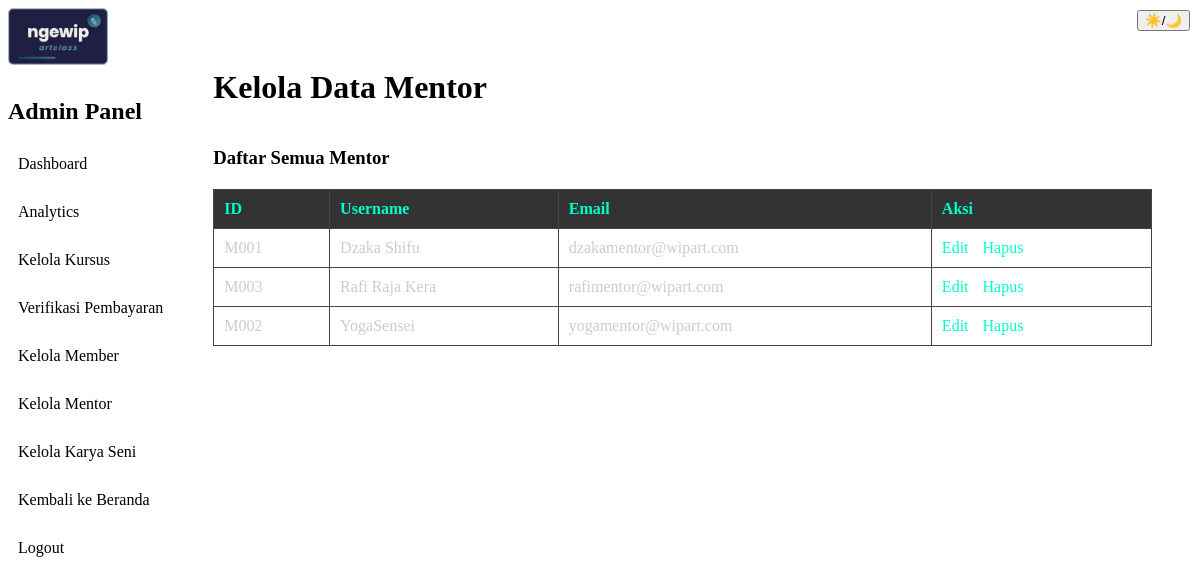
The page /ngewipArtClass_v2/NGEWIPEA/pages/admin/kelola_mentor.php (signed in) on the database its author committed.
### tables this page shows
CREATE TABLE `mentor` (
  `id_mentor` varchar(5) NOT NULL,
  `username` varchar(50) NOT NULL,
  `email` varchar(50) NOT NULL,
  `password` varchar(255) NOT NULL
);

### ngewipArtClass_v2/NGEWIPEA/pages/admin/kelola_mentor.php (the view, shortened to what this page needs)
<?php
include '../../database/db.php';
$daftar_mentor = [];
$query_all_mentor = "SELECT id_mentor, username, email FROM mentor ORDER BY username ASC";
$hasil_all_mentor = mysqli_query($conn, $query_all_mentor);
if ($hasil_all_mentor) {
    while($row = mysqli_fetch_assoc($hasil_all_mentor)){
        $daftar_mentor[] = $row;
    }
}
?>
<!DOCTYPE html>
<html lang="id">
<head>
  <link rel="stylesheet" href="../../assets/css/admin.css" />
</head>
<body>
<button id="modeToggle" style="position: fixed; top: 10px; right: 10px; z-index: 200;">☀️/🌙</button>
  <div class="admin-container">
    <aside class="sidebar">
      <img src="../../assets/images/logo.png" class="logo" alt="Logo" />
      <h2>Admin Panel</h2>
      <nav>
        <a href="dashboard.php">Dashboard</a>
        <a href="analytics.php">Analytics</a>
        <a href="kelola_kursus.php">Kelola Kursus</a>
        <a href="verifikasi_pembayaran.php">Verifikasi Pembayaran</a>
        <a href="kelola_member.php">Kelola Member</a>
        <a href="kelola_mentor.php" class="active">Kelola Mentor</a>
        <a href="kelola_karya_seni.php">Kelola Karya Seni</a>
        <a href="../../guest/index.php">Kembali ke Beranda</a>
        <a href="../../guest/logout.php">Logout</a>
      </nav>
    </aside>
    <main class="main-content">
      <header><h1>Kelola Data Mentor</h1></header>
      <div class="table-container">
        <h3>Daftar Semua Mentor</h3>
        <table>
            <thead><tr><th>ID</th><th>Username</th><th>Email</th><th>Aksi</th></tr></thead>
            <tbody>
                <?php if(!empty($daftar_mentor)): foreach($daftar_mentor as $mentor_item): ?>
                <tr>
                    <td><?= htmlspecialchars($mentor_item['id_mentor']); ?></td>
                    <td><?= htmlspecialchars($mentor_item['username']); ?></td>
                    <td><?= htmlspecialchars($mentor_item['email']); ?></td>
                    <td>
                        <a href="kelola_mentor.php?edit_id_mentor=<?= htmlspecialchars($mentor_item['id_mentor']); ?>">Edit</a>
                        <a href="kelola_mentor.php?hapus_id_mentor=<?= htmlspecialchars($mentor_item['id_mentor']); ?>" onclick="return confirm('Menghapus mentor akan mengatur ulang ID Mentor pada kelas yang terkait menjadi NULL. Apakah Anda yakin?');">Hapus</a>
                    </td>
                </tr>
                <?php endforeach; else: ?>
                <tr><td colspan="4">Tidak ada data mentor.</td></tr>
                <?php endif; ?>
            </tbody>
        </table>
      </div>
    </main>
  </div>
</body>
</html>

### ngewipArtClass_v2/NGEWIPEA/assets/css/admin.css (style rules this page uses)
body { background-color: var(--bg-color); color: var(--text-color); }
.admin-container { display: flex; min-height: 100vh; }
.sidebar { background: var(--card-bg); }
.sidebar .logo { width: 100px; margin-bottom: 10px; }
.sidebar h2 { color: var(--primary-color); margin-bottom: 20px; }
.sidebar nav { display: flex; flex-direction: column; width: 100%; }
.sidebar nav a { text-decoration: none; color: var(--text-color); padding: 10px; border-radius: 6px; margin-bottom: 10px; transition: 0.3s; }
.sidebar nav a:hover, .sidebar nav a.active { background-color: var(--primary-color); color: var(--bg-color); }
.main-content { flex: 1; padding: 40px; }
.main-content header h1 { font-size: 2rem; color: var(--primary-color); }

### ngewipArtClass_v2/NGEWIPEA/pages/admin/kelola_mentor.php (style rules this page uses)
.table-container { overflow-x: auto; }
table { width: 100%; border-collapse: collapse; margin-top: 20px; color: #ccc; }
table th, table td { border: 1px solid #444; padding: 10px; text-align: left; }
table th { background-color: #333; color: #00ffcc; }
table td a { color: #00ffcc; text-decoration: none; margin-right: 10px; }

### rows shown on the page
mentor: id_mentor "M001", username "Dzaka Shifu", email "dzakamentor@wipart.com"
mentor: id_mentor "M003", username "Rafi Raja Kera", email "rafimentor@wipart.com"
mentor: id_mentor "M002", username "YogaSensei", email "yogamentor@wipart.com"
